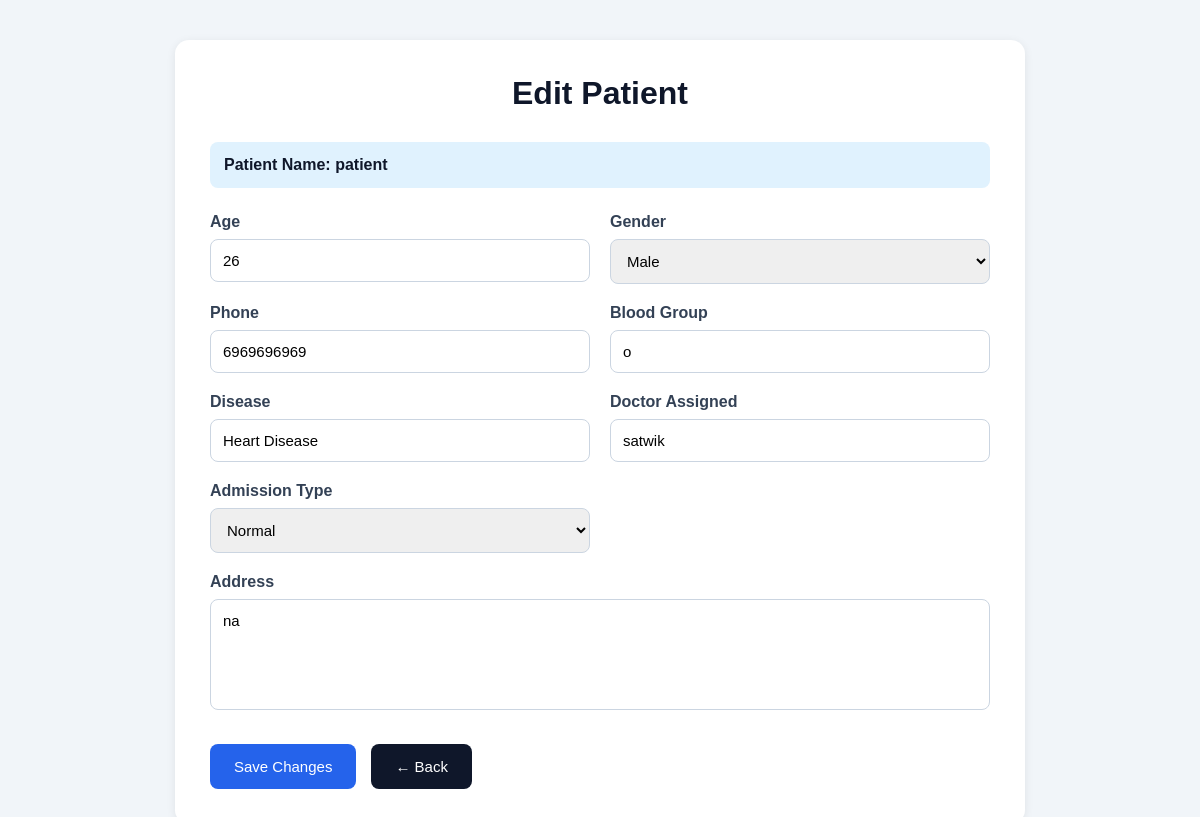
Page /edit_patient/1 (signed in) on the committed database.
### tables this page shows
CREATE TABLE patients (
            id INTEGER PRIMARY KEY AUTOINCREMENT,
            patient_id TEXT UNIQUE,
            full_name TEXT,
            age INTEGER,
            gender TEXT,
            phone TEXT,
            address TEXT,
            blood_group TEXT,
            disease TEXT,
            doctor_assigned TEXT,
            admission_type TEXT,
            admission_date TEXT,
            discharge_date TEXT,
            emergency_contact TEXT,
            insurance_provider TEXT,
            insurance_number TEXT,
            medical_history TEXT
        );

### app.py (the view)
@app.route('/edit_patient/<int:id>')
@role_required('Admin')
def edit_patient(id):
    conn = sqlite3.connect(DATABASE)
    conn.row_factory = sqlite3.Row
    cursor = conn.cursor()
    cursor.execute("""
        SELECT *
        FROM patients
        WHERE id=?
    """, (id,))
    patient = cursor.fetchone()
    conn.close()
    return render_template(
        'edit_patient.html',
        patient=patient
    )

### app.py (called while the page is built)
def role_required(required_role):
    def decorator(f):
        @wraps(f)
        def decorated_function(*args, **kwargs):
            if 'user' not in session:
                flash('Please Login First')
                return redirect(url_for('login'))
            if session.get('role') != required_role:
                flash('Unauthorized Access')
                return redirect(url_for('login'))
            return f(*args, **kwargs)
        return decorated_function
    return decorator

### hospital_management_system/templates/edit_patient.html (shortened to what this page needs)
<!DOCTYPE html>
<html lang="en">
<head>
</head>
<body>
    <div class="container">
        <div class="card">
            <h1>Edit Patient</h1>
            <div class="patient-name">
                Patient Name:
                {{ patient['full_name'] }}
            </div>
            <form
                action="{{ url_for(
                    'update_patient',
                    id=patient['id']
                ) }}"
                method="POST">
                <div class="form-grid">
                    <div>
                        <label>Age</label>
                        <input
                            type="number"
                            name="age"
                            value="{{ patient['age'] }}"
                        >
                    </div>
                    <div>
                        <label>Gender</label>
                        <select name="gender">
                            <option value="Male"
                            {% if patient['gender']=='Male' %}
                            selected
                            {% endif %}>
                            Male
                            </option>
                        </select>
                    </div>
                    <div>
                        <label>Phone</label>
                        <input
                            type="text"
                            name="phone"
                            value="{{ patient['phone'] }}"
                        >
                    </div>
                    <div>
                        <label>Blood Group</label>
                        <input
                            type="text"
                            name="blood_group"
                            value="{{ patient['blood_group'] }}"
                        >
                    </div>
                    <div>
                        <label>Disease</label>
                        <input
                            type="text"
                            name="disease"
                            value="{{ patient['disease'] }}"
                        >
                    </div>
                    <div>
                        <label>Doctor Assigned</label>
                        <input
                            type="text"
                            name="doctor_assigned"
                            value="{{ patient['doctor_assigned'] }}"
                        >
                    </div>
                    <div>
                        <label>Admission Type</label>
                        <select name="admission_type">
                            <option value="Normal"
                            >
                            Normal
                            </option>
                        </select>
                    </div>
                    <div class="full-width">
                        <label>Address</label>
                        <textarea
                            name="address"
                            rows="5"
                        >{{ patient['address'] }}</textarea>
                    </div>
                </div>
                <div class="buttons">
                    <button type="submit">
                        Save Changes
                    </button>
                    <a href="{{ url_for('patient_dashboard') }}"
                       class="back-btn">
                        ← Back
                    </a>
                </div>
            </form>
        </div>
    </div>
</body>
</html>

### hospital_management_system/templates/edit_patient.html (style rules this page uses)
* { margin:0; padding:0; box-sizing:border-box; font-family:Arial; }
body { background:#f1f5f9; padding:40px; }
.container { max-width:850px; margin:auto; }
.card { background:white; padding:35px; border-radius:14px; box-shadow:0 2px 10px rgba(0,0,0,0.08); }
h1 { color:#0f172a; margin-bottom:30px; text-align:center; }
.patient-name { background:#e0f2fe; padding:14px; border-radius:8px; margin-bottom:25px; color:#0f172a; font-weight:bold; }
.form-grid { display:grid; grid-template-columns:repeat(auto-fit,minmax(300px,1fr)); gap:20px; }
label { display:block; margin-bottom:8px; font-weight:bold; color:#334155; }
input, select, textarea { width:100%; padding:12px; border:1px solid #cbd5e1; border-radius:8px; font-size:15px; }
textarea { resize:none; }
.full-width { grid-column:1/-1; }
.buttons { margin-top:30px; display:flex; gap:15px; }
button, .back-btn { border:none; padding:14px 24px; border-radius:8px; cursor:pointer; text-decoration:none; color:white; font-size:15px; display:inline-block; }
button { background:#2563eb; }
.back-btn { background:#0f172a; }

### rows in the picture
patients: full_name "patient", age "26", gender "Male", phone "6969696969", blood_group "o", disease "Heart Disease", doctor_assigned "satwik", address "na"
